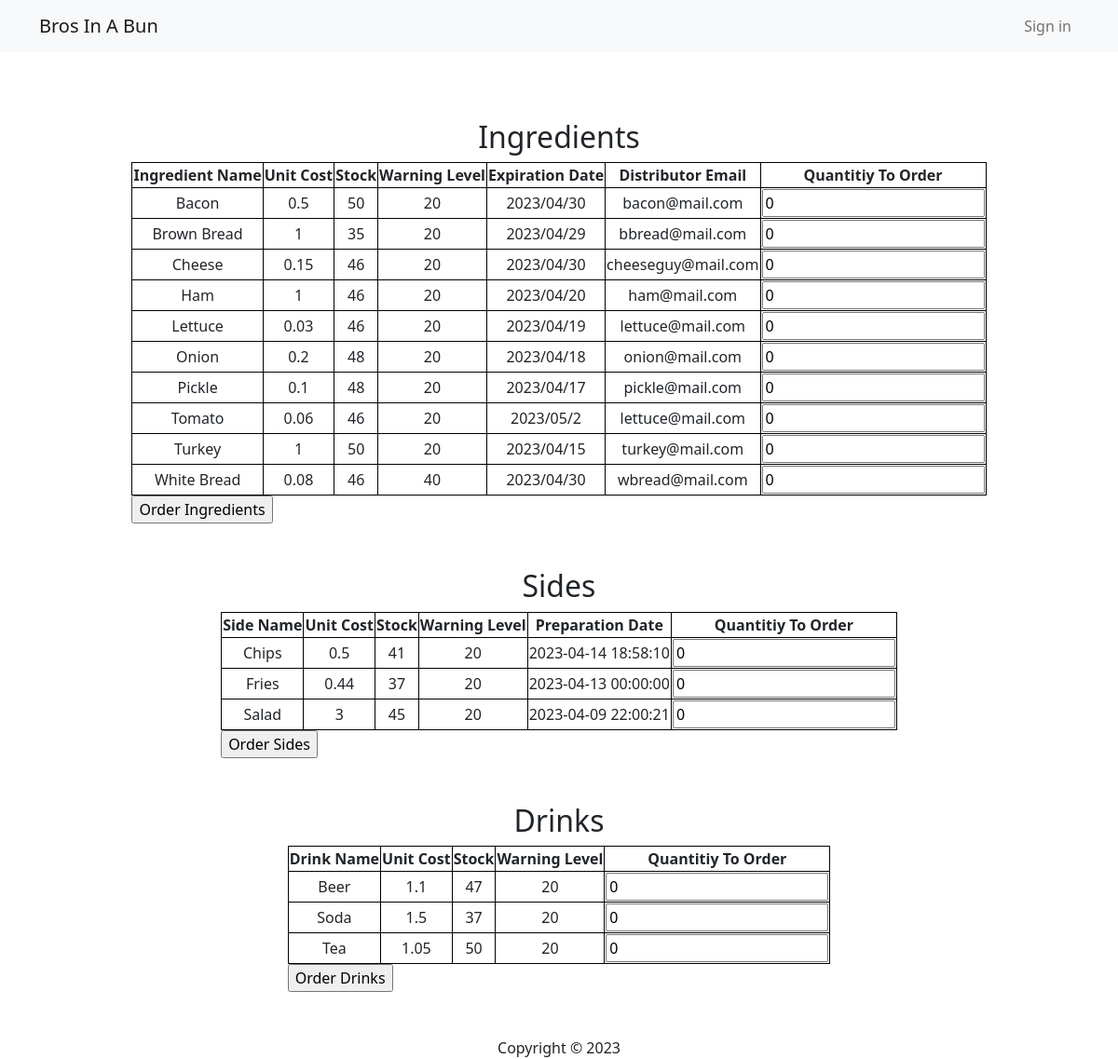
/manager/View-inventory.php, run on the app's committed database.
### tables this page shows
CREATE TABLE `ingredients` (
  `Item_name` varchar(255) NOT NULL,
  `Purchased_date` varchar(255) NOT NULL,
  `Expiration` varchar(255) NOT NULL
);

CREATE TABLE `inventory` (
  `Item_name` varchar(255) NOT NULL,
  `Unit_cost` float NOT NULL,
  `Stock_level` int(10) NOT NULL DEFAULT 0,
  `Warning_level` int(10) NOT NULL DEFAULT 20,
  `Distributor_phone` varchar(255) NOT NULL,
  `Distributor_email` varchar(255) NOT NULL
);

CREATE TABLE `sides` (
  `Item_name` varchar(255) NOT NULL,
  `Time Prepared` datetime NOT NULL
);

CREATE TABLE `drinks` (
  `Item_name` varchar(255) NOT NULL
);

### manager/View-inventory.php (the view, shortened to what this page needs)
<?php include '../inc/header.php'; ?>
<?php
$sql  = 'SELECT * FROM  ingredients NATURAL JOIN inventory';
$result = mysqli_query($con, $sql);
$Fitems = mysqli_fetch_all($result, MYSQLI_ASSOC);
?>
<br></br>
<h2>Ingredients</h2>
<form action="<?php echo htmlspecialchars($_SERVER['PHP_SELF']); ?>" method="POST">
    <table >
        <tr>
            <td><b>Ingredient Name</b></td>
            <td><b>Unit Cost</b></td>
            <td><b>Stock</b></td>
            <td><b>Warning Level</b></td>
            <td><b>Expiration Date</b></td>
            <td><b>Distributor Email</b></td>
            <td><b>Quantitiy To Order</b></td>
        </tr>
        <?php foreach($Fitems as $item): ?>
            <?php if($item["Stock_level"] > $item["Warning_level"]){ ?>
                <tr>
                    <td><?php echo $item["Item_name"];?></td>
                    <td><?php echo $item["Unit_cost"];?></td>
                    <td><?php echo $item["Stock_level"];?></td>
                    <td><?php echo $item["Warning_level"];?></td>
                    <td><?php echo $item["Expiration"];?></td>
                    <td><?php echo $item["Distributor_email"];?></td>
                    <td><input type="number" name="ing[]" value="0"></td>
                </tr>
            <?php } ?>
        <?php endforeach;?>
    </table>
    <input type="submit" value="Order Ingredients" name="submitOrderIng">
</form>
<?php
$sql  = 'SELECT * FROM  sides NATURAL JOIN inventory';
$result = mysqli_query($con, $sql);
$Sitems = mysqli_fetch_all($result, MYSQLI_ASSOC);
?>
<br></br>
<h2>Sides</h2>
<form action="<?php echo htmlspecialchars($_SERVER['PHP_SELF']); ?>" method="POST">
    <table >
        <tr>
            <td><b>Side Name</b></td>
            <td><b>Unit Cost</b></td>
            <td><b>Stock</b></td>
            <td><b>Warning Level</b></td>
            <td><b>Preparation Date</b></td>
            <td><b>Quantitiy To Order</b></td>
        </tr>
        <?php foreach($Sitems as $item): ?>
            <?php if($item["Stock_level"] > $item["Warning_level"]){ ?>
                <tr>
                    <td><?php echo $item["Item_name"];?></td>
                    <td><?php echo $item["Unit_cost"];?></td>
                    <td><?php echo $item["Stock_level"];?></td>
                    <td><?php echo $item["Warning_level"];?></td>
                    <td><?php echo $item["Time Prepared"];?></td>
                    <td><input type="number" name="side[]" value="0"></td>
                </tr>
            <?php } ?>
        <?php endforeach;?>
    </table>
    <input type="submit" value="Order Sides" name="submitOrderSide">
</form>
<?php
$sql  = 'SELECT * FROM  drinks NATURAL JOIN inventory';
$result = mysqli_query($con, $sql);
$Ditems = mysqli_fetch_all($result, MYSQLI_ASSOC);
?>
<br></br>
<h2>Drinks</h2>
<form action="<?php echo htmlspecialchars($_SERVER['PHP_SELF']); ?>" method="POST">
    <table >
        <tr>
            <td><b>Drink Name</b></td>
            <td><b>Unit Cost</b></td>
            <td><b>Stock</b></td>
            <td><b>Warning Level</b></td>
            <td><b>Quantitiy To Order</b></td>
        </tr>
        <?php foreach($Ditems as $item): ?>
            <?php if($item["Stock_level"] > $item["Warning_level"]){ ?>
                <tr>
                    <td><?php echo $item["Item_name"];?></td>
                    <td><?php echo $item["Unit_cost"];?></td>
                    <td><?php echo $item["Stock_level"];?></td>
                    <td><?php echo $item["Warning_level"];?></td>
                    <td><input type="number" name="drink[]" value="0"></td>
                </tr>
            <?php } ?>
        <?php endforeach;?>
    </table>
    <input type="submit" value="Order Drinks" name="submitOrderDrink">
</form>
<?php include '../inc/footer.php'; ?>

### mystyle.css (style rules this page uses)
td { border:1px solid black; border-collapse: collapse; text-align: center; }

### data on the page
ingredients: Item_name "Bacon", Item_name.Unit_cost "0.5", Item_name.Stock_level "50", Item_name.Warning_level "20", Expiration "2023/04/30", Item_name.Distributor_email "bacon@mail.com"
ingredients: Item_name "Brown Bread", Item_name.Unit_cost "1", Item_name.Stock_level "35", Item_name.Warning_level "20", Expiration "2023/04/29", Item_name.Distributor_email "bbread@mail.com"
ingredients: Item_name "Cheese", Item_name.Unit_cost "0.15", Item_name.Stock_level "46", Item_name.Warning_level "20", Expiration "2023/04/30", Item_name.Distributor_email "cheeseguy@mail.com"
ingredients: Item_name "Ham", Item_name.Unit_cost "1", Item_name.Stock_level "46", Item_name.Warning_level "20", Expiration "2023/04/20", Item_name.Distributor_email "ham@mail.com"
ingredients: Item_name "Lettuce", Item_name.Unit_cost "0.03", Item_name.Stock_level "46", Item_name.Warning_level "20", Expiration "2023/04/19", Item_name.Distributor_email "lettuce@mail.com"
ingredients: Item_name "Onion", Item_name.Unit_cost "0.2", Item_name.Stock_level "48", Item_name.Warning_level "20", Expiration "2023/04/18", Item_name.Distributor_email "onion@mail.com"
ingredients: Item_name "Pickle", Item_name.Unit_cost "0.1", Item_name.Stock_level "48", Item_name.Warning_level "20", Expiration "2023/04/17", Item_name.Distributor_email "pickle@mail.com"
ingredients: Item_name "Tomato", Item_name.Unit_cost "0.06", Item_name.Stock_level "46", Item_name.Warning_level "20", Expiration "2023/05/2", Item_name.Distributor_email "lettuce@mail.com"
ingredients: Item_name "Turkey", Item_name.Unit_cost "1", Item_name.Stock_level "50", Item_name.Warning_level "20", Expiration "2023/04/15", Item_name.Distributor_email "turkey@mail.com"
ingredients: Item_name "White Bread", Item_name.Unit_cost "0.08", Item_name.Stock_level "46", Item_name.Warning_level "40", Expiration "2023/04/30", Item_name.Distributor_email "wbread@mail.com"
sides: Item_name "Chips", Item_name.Unit_cost "0.5", Item_name.Stock_level "41", Item_name.Warning_level "20", Time Prepared "2023-04-14 18:58:10"
sides: Item_name "Fries", Item_name.Unit_cost "0.44", Item_name.Stock_level "37", Item_name.Warning_level "20", Time Prepared "2023-04-13 00:00:00"
sides: Item_name "Salad", Item_name.Unit_cost "3", Item_name.Stock_level "45", Item_name.Warning_level "20", Time Prepared "2023-04-09 22:00:21"
drinks: Item_name "Beer", Item_name.Unit_cost "1.1", Item_name.Stock_level "47", Item_name.Warning_level "20"
drinks: Item_name "Soda", Item_name.Unit_cost "1.5", Item_name.Stock_level "37", Item_name.Warning_level "20"
drinks: Item_name "Tea", Item_name.Unit_cost "1.05", Item_name.Stock_level "50", Item_name.Warning_level "20"
